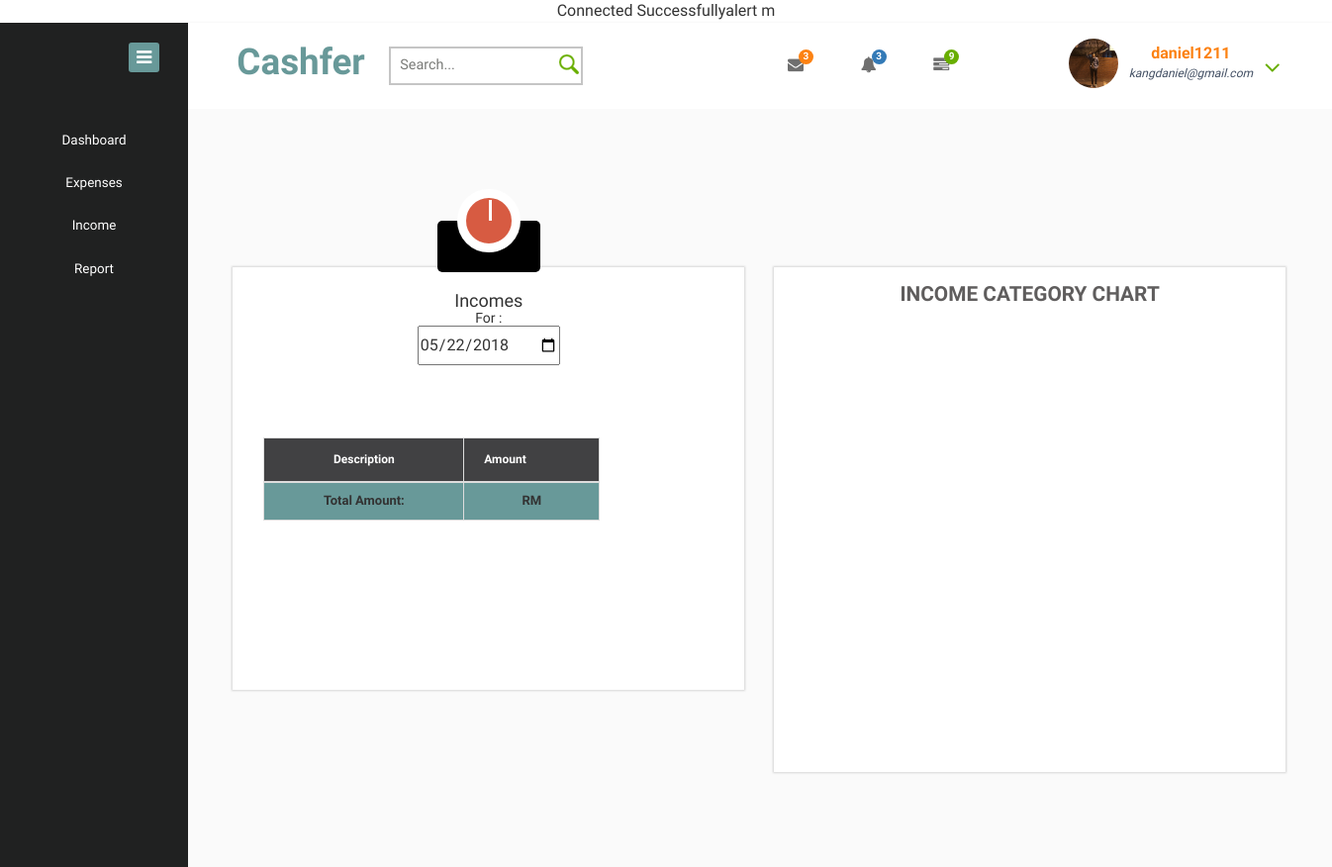
Before: /income.php with the older database file.
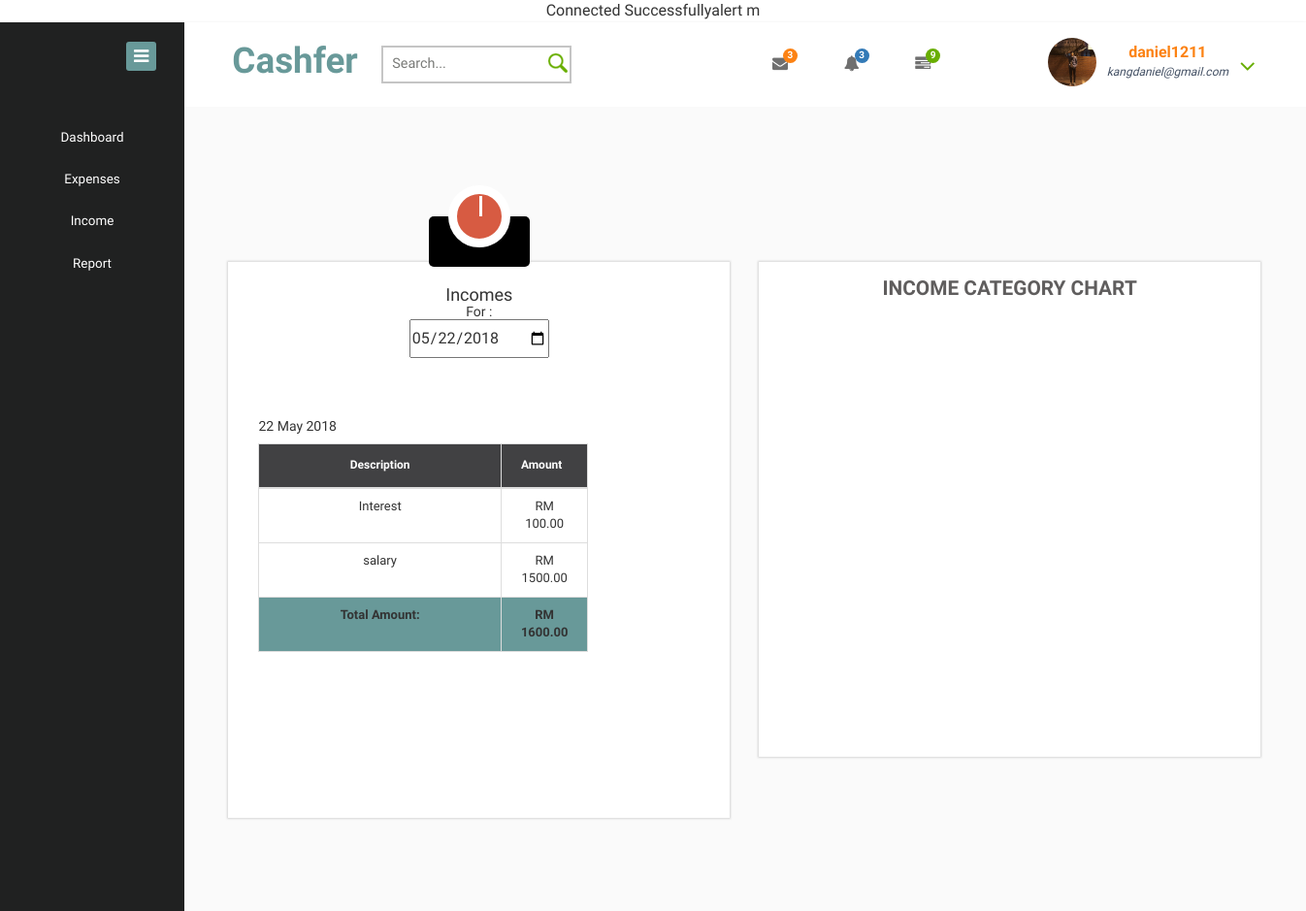
After: the same page with the newer database file.
### tables this page shows
CREATE TABLE `incomes_list` (
  `incid` int(6) NOT NULL,
  `userid` int(6) NOT NULL,
  `date` date NOT NULL,
  `income_category` varchar(256) NOT NULL,
  `incomes` decimal(10,2) NOT NULL
);

### income.php (the view, shortened to what this page needs)
<?php include 'include/head.php';?>
<?php include 'include/db_connection.php';
$conn = OpenCon();
$userid = 123123;
if(isset($_POST['dated'])){
  $date = date('Y-m-d', strtotime($_POST['dated']));
  echo "$date gggggg";
}else {
  $date = date('Y-m-d');
    echo "alert m";}
?>
<body>
<div class="page-container">
   <div class="left-content">
	   <div class="mother-grid-inner">
			<?php include 'include/header.php';?>
<div class="inner-block">
<div class="chit-chat-layer1">
	<div class="col-md-6 chit-chat-layer1-left">
               <div class="work-progres">
                    <div style="margin-top: -70px" class="box">
						<div class="clock">
							<span class="minutes"></span>
						</div>
					</div>
					<h3 style="margin-top: -20px; font-size: 18px">Incomes</h3>
          <div>
                <h5>For :</h5>
                <form id='monthform' action ='income.php' method='post'>
                  <input name="dated" id="date" type="date" onchange="updatemonth()" <?php echo"value='$date'";?>>
                </form>
          </div>
            <div class='row'>
            <div class='receipt-main '>
            <br/>
                <div>
                    <table style='width: 400px; margin-bottom: 60px' class='table table-bordered'>
<?php
          $line =	"select *,DATE_FORMAT(date, '%e %M %Y')as fdate from `incomes_list` WHERE date = '$date' and userid =$userid;" ;
          $result = mysqli_query($conn,$line);
          $id_pro = mysqli_fetch_assoc($result);
          $date1 = $id_pro['date'];
          $exp_date= $id_pro['fdate'];
          echo" <h5 style='margin-bottom: 10px; text-align: left;'>$exp_date</h5>";
?>
			                    <thead>
			                        <tr>
			                            <th style='font-size: 12px; text-align: center;'>Description </th>
			                            <th style='font-size: 12px'>Amount</th>
			                        </tr>
			                    </thead>
                          <tbody>
<?php
 $line2 =	"select * from `incomes_list` WHERE date = '$date1' and userid =$userid;" ;
 $result2 = mysqli_query($conn,$line2);
 while($id_pro2 = mysqli_fetch_assoc($result2)){
   $exp_cat= $id_pro2['income_category'];
   $exp = $id_pro2['incomes'];
   echo"
                             <tr>
			                            <td class='col-md-9'>$exp_cat</td>
			                            <td class='col-md-3'>RM $exp</td>
                              </tr>";}
?>
			                        <tr style='background: #689999'>
			                            <td >
			                            <p>
			                                <strong>Total Amount: </strong>
			                            </p>
										</td>
			                            <td>
<?php
 $line3 =	"select sum(incomes) as incomes from `incomes_list` WHERE date = '$date1' and userid =$userid;" ;
 $result3 = mysqli_query($conn,$line3);
 $id_pro3 = mysqli_fetch_assoc($result3);
   $totalexp = $id_pro3['incomes'];
   echo"
			                            <p>
			                                <strong>RM $totalexp</strong>
                                  </p>";
?>
										</td>
			                        </tr>
			                    </tbody>
			                </table>
			            </div>
			        </div>
				</div>
             </div>
      </div>
      <div class="col-md-6 chit-chat-layer1-rit">
      	  <div class="geo-chart">
					<section id="charts1" class="charts">
				<div class="wrapper-flex">
				    <div class="col geo_main">
				         <h3 id="geoChartTitle">Income category Chart</h3>
				        <div id="geoChart" class="chart"> </div>
							  <link rel="stylesheet" href="https://code.jquery.com/ui/1.10.3/themes/smoothness/jquery-ui.css" />
							<div id="pie-chart"></div>
				    </div>
				</div>
				</section>
			</div>
      </div>
     <div class="clearfix"> </div>
</div>
</div>
</div>
</div>
    <?php include 'include/sidebar.php';?>
</body>
</html>

Changed rows visible on the page:
added incomes_list: income_category "Interest", incomes "100.00"
added incomes_list: income_category "salary", incomes "1500.00"
Other visible differences:
$exp_date: (not shown) → "22 May 2018"
$totalexp: (not shown) → "1600.00"
